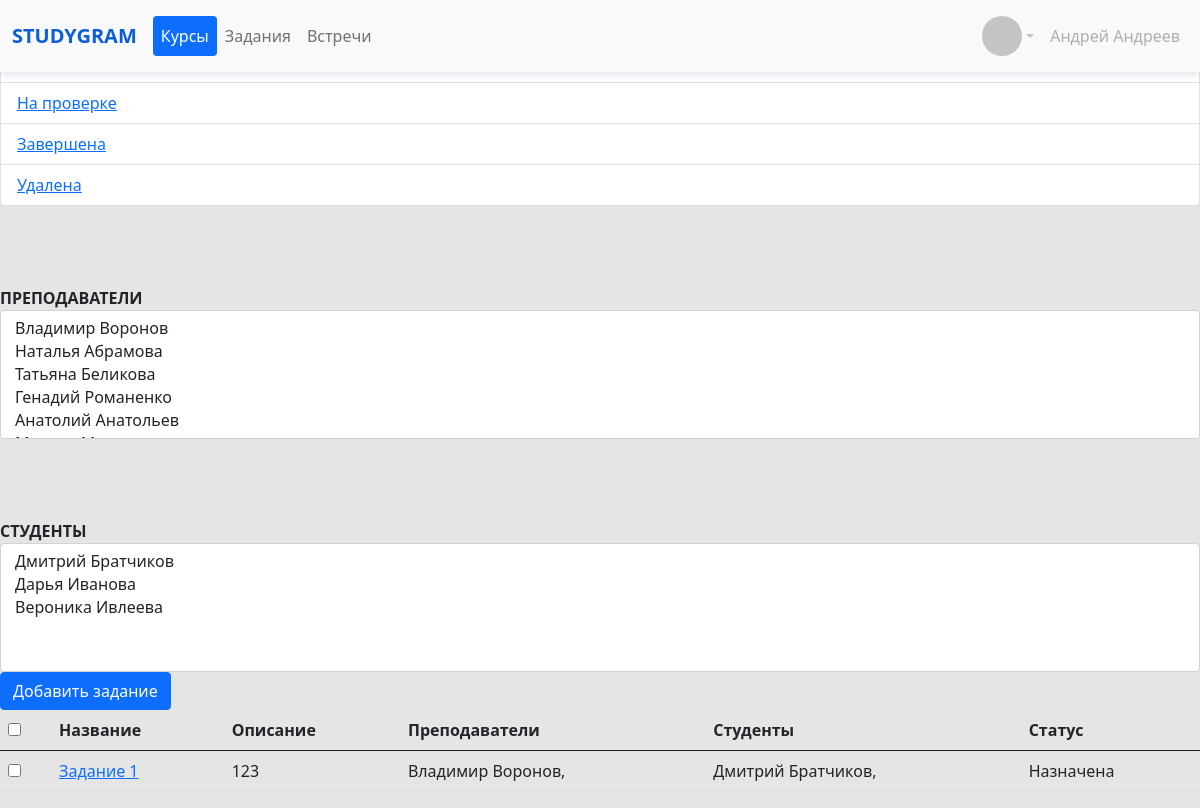
/tasks, run on an earlier commit of the app's database.
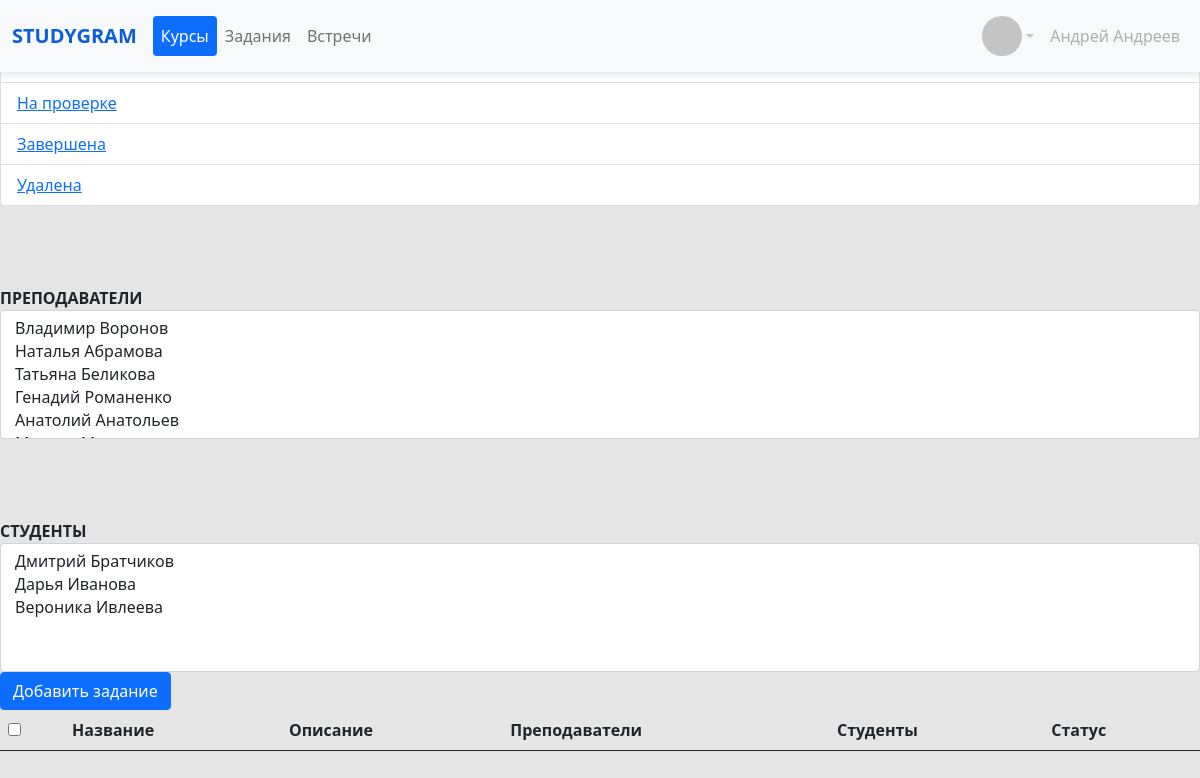
And on a later commit of the database.
### courses/models.py (models this page shows, shortened)
class StatusTask(models.Model):
    name = models.CharField(max_length=150)
    def __str__(self):
        return self.name

class Task(models.Model):
    name = models.CharField(max_length=150)
    course = models.ForeignKey(Course, on_delete=models.CASCADE)
    description = models.TextField()
    status = models.ForeignKey(StatusTask, on_delete=models.CASCADE, default=2)
    Teacher = models.ManyToManyField(User, related_name='Teachers')
    Student = models.ManyToManyField(User, related_name='Students')
    Start_date = models.DateField(default=datetime.date.today)
    Deadline = models.DateField(default=datetime.date.today)
    def get_absolute_url(self):
        return reverse('task', kwargs={'pk': self.pk})

class User(AbstractUser):
    Otchestvo = models.CharField(max_length=150, blank=True, verbose_name='Отчество')
    Group = models.ManyToManyField(Group, verbose_name='Группа', blank=True)
    Photo = models.ImageField(verbose_name='Фото', blank=True)
    Type = models.ForeignKey(UserType, on_delete=models.CASCADE, related_name='type', default=1)
    Status = models.ForeignKey(UserStatus, on_delete=models.CASCADE, related_name='status', default=2)
    def __str__(self):
        return self.first_name + ' ' + self.last_name

### courses/views.py (the view)
# urls.py: path('tasks', TasksList.as_view(), name='tasks'),
class TasksList(ListView):
    model = Task
    template_name = 'courses/tasks.html'
    context_object_name = 'tasks'
    paginate_by = 10
    def get_context_data(self, *, object_list=None, **kwargs):
        context = super().get_context_data(**kwargs)
        context['teachers'] = User.objects.filter(Type=1)
        context['students'] = User.objects.filter(Type=2)
        context['statuses'] = StatusTask.objects.all()
        return context
    def get_queryset(self):
        status_query = self.request.GET.get('status')
        teacher_query = self.request.GET.get('teacher')
        student_query = self.request.GET.get('student')
        if teacher_query is not None:
            queryset = Task.objects.filter(Teacher=teacher_query)
        elif status_query is not None:
            queryset = Task.objects.filter(status_id=int(status_query))
        elif student_query is not None:
            queryset = Task.objects.filter(Student=student_query)
        else:
            queryset = Task.objects.all()
        return queryset

### courses/templates/courses/tasks.html (shortened to what this page needs)
{% extends "base.html" %}
{% block sidebar %}
{% include 'inc/_sidebar.html' %}
{% endblock %}
{% block content %}
<a class="btn btn-primary" href="/create_task">Добавить задание</a>
<table class="table">
  <thead>
    <tr>
      <th><input type="checkbox" name="task"></th>
      <th scope="col">Название</th>
      <th scope="col">Описание</th>
      <th scope="col">Преподаватели</th>
      <th scope="col">Студенты</th>
      <th scope="col">Статус</th>
    </tr>
  </thead>
  <tbody>
  {% for task in tasks %}
    <tr>
        <td><input type="checkbox" name="task"></td>
        <td><a href="{{task.get_absolute_url}}">{{task.name}}</a></td>
      <td>{{task.description}}</td>
      <td>
          {% for teacher in task.Teacher.all %}
            {{teacher.first_name}} {{teacher.last_name}},
          {% endfor %}
      </td>
      <td>
          {% for student in task.Student.all %}
            {{student.first_name}} {{student.last_name}},
          {% endfor %}
      </td>
      <td>{{task.status}}</td>
    </tr>
    {% endfor %}
  </tbody>
</table>
{% endblock %}

### templates/inc/_sidebar.html
<ul class="list-group">
    {% for status in statuses %}
    <li class="list-group-item"><a href="{% url 'tasks' %}?status={{ status.pk }}">{{ status.name }}</a></li>
    {% endfor %}
</ul>
<ul class="list-group" Style="margin-top: 5rem;">
    <label><b>ПРЕПОДАВАТЕЛИ</b></label>
    <select class="form-select" size="5" onchange="location = this.value">
      {% for teacher in teachers %}
        <option value="{% url 'tasks' %}?teacher={{ teacher.id }}"> {{teacher}} </option>
        {% endfor %}
    </select>
</ul>
<ul class="list-group" Style="margin-top: 5rem;">
    <label><b>СТУДЕНТЫ</b></label>
    <select class="form-select" size="5" onchange="location = this.value">
      {% for student in students %}
        <option value="{% url 'tasks' %}?student={{ student.id }}"> {{student}} </option>
        {% endfor %}
    </select>
</ul>

What changed in the data, as far as the page shows it:
removed Task: name "Задание 1", description "123", status "Назначена"
no longer on this page (row unchanged): User: first_name "Владимир", last_name "Воронов"
no longer on this page (row unchanged): User: first_name "Дмитрий", last_name "Братчиков"
